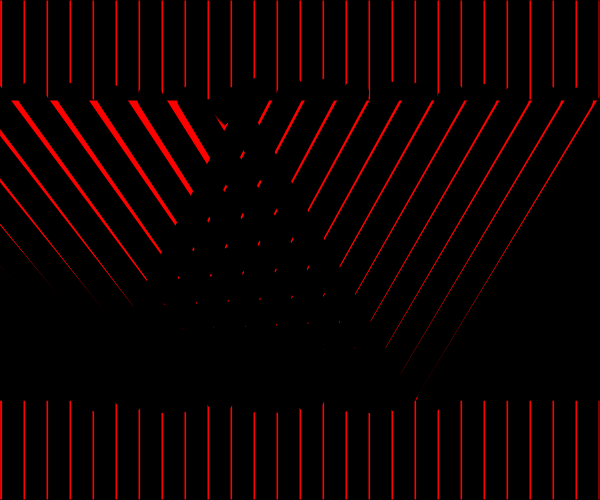
Frame 1 (no input)
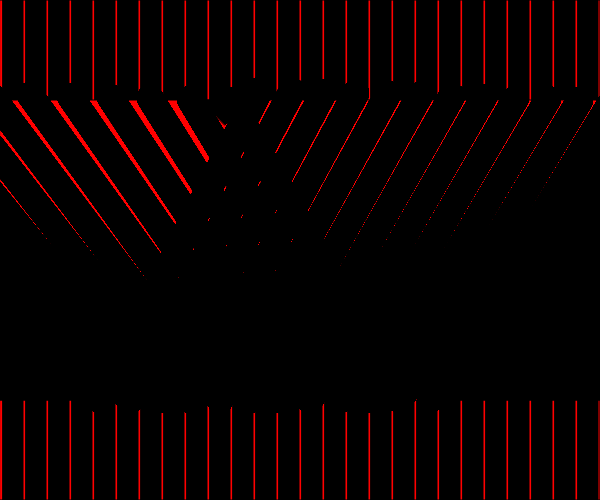
Frame 60 (no input)
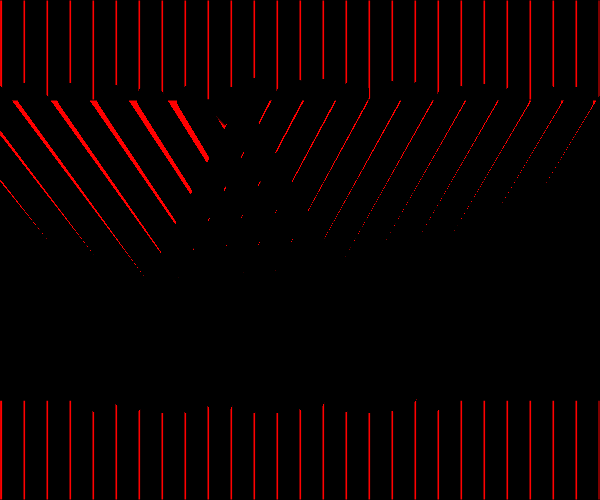
Frame 120 (the mouse pressed at the canvas centre since frame 60)

The p5.js sketch that drew these frames (run headless with seeded random() and noise() and a simulated clock; from frame 60 on, the mouse is pressed at the canvas centre):

// p5.js sketch
// ── sketch.js


function setup(){
createCanvas(600,500);
fill(255,0,0);
rect(0,0,width,height);


for(var i=0; i<27; i++){//for the x axis

		fill(0);
		rect((i*23)+3,0, 20 ,height);
}
fill(255,0,0);
rect(0,100,width,300);

fill(0);
triangle(600,100,600,400,440,400);
triangle(0,300,0,400,85,400);
triangle(200,100,250,100,225,125);
//inner painting



}



function draw(){

for (var j=0; j<11;j++){
	strokeWeight(26);
//line((j*35)-180,(j*5)+100,(j*30)+100,400);	
line((j*40)-170,(j)+90,(j*30)+100,400);
}
for (var h=0; h<12;h++){
	strokeWeight(26);
//line((j*35)-180,(j*5)+100,(j*30)+100,400);	
line((h*32)+260,(h)+90,(h*30)+100,400);
}

}
